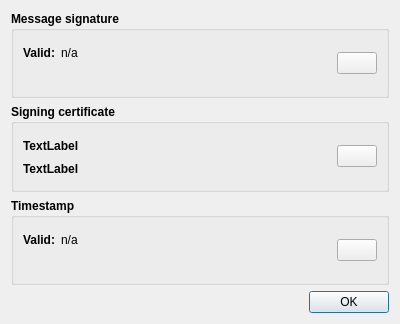
<?xml version="1.0" encoding="UTF-8"?>
<ui version="4.0">
 <class>SignatureDetail</class>
 <widget class="QDialog" name="SignatureDetail">
  <property name="geometry">
   <rect>
    <x>0</x>
    <y>0</y>
    <width>400</width>
    <height>324</height>
   </rect>
  </property>
  <property name="windowTitle">
   <string>Signature detail for current message</string>
  </property>
  <layout class="QVBoxLayout" name="verticalLayout_2">
   <item>
    <widget class="QGroupBox" name="messageSingature">
     <property name="font">
      <font>
       <weight>75</weight>
       <bold>true</bold>
      </font>
     </property>
     <property name="title">
      <string>Message signature</string>
     </property>
     <layout class="QVBoxLayout" name="verticalLayout_7">
      <item>
       <layout class="QHBoxLayout" name="horizontalLayout_2">
        <item>
         <layout class="QVBoxLayout" name="verticalLayout">
          <item>
           <layout class="QHBoxLayout" name="horizontalLayout">
            <item>
             <widget class="QLabel" name="mSignatureLabel">
              <property name="text">
               <string>Valid:</string>
              </property>
             </widget>
            </item>
            <item>
             <widget class="QLabel" name="mSignatureStatus">
              <property name="font">
               <font>
                <weight>50</weight>
                <bold>false</bold>
               </font>
              </property>
              <property name="text">
               <string>n/a</string>
              </property>
             </widget>
            </item>
            <item>
             <spacer name="mHorizontalSpacer">
              <property name="orientation">
               <enum>Qt::Horizontal</enum>
              </property>
              <property name="sizeHint" stdset="0">
               <size>
                <width>40</width>
                <height>20</height>
               </size>
              </property>
             </spacer>
            </item>
           </layout>
          </item>
          <item>
           <widget class="QLabel" name="mSignatureDetail">
            <property name="text">
             <string/>
            </property>
           </widget>
          </item>
         </layout>
        </item>
        <item>
         <widget class="QPushButton" name="mSignatureImage">
          <property name="enabled">
           <bool>true</bool>
          </property>
          <property name="text">
           <string/>
          </property>
          <property name="icon">
           <iconset resource="../../../res/resources.qrc">
            <normaloff>:/icons/3party/warning_16.png</normaloff>:/icons/3party/warning_16.png</iconset>
          </property>
         </widget>
        </item>
       </layout>
      </item>
     </layout>
    </widget>
   </item>
   <item>
    <widget class="QGroupBox" name="signingCertificate">
     <property name="font">
      <font>
       <weight>75</weight>
       <bold>true</bold>
      </font>
     </property>
     <property name="title">
      <string>Signing certificate</string>
     </property>
     <layout class="QVBoxLayout" name="verticalLayout_6">
      <item>
       <layout class="QHBoxLayout" name="horizontalLayout_5">
        <item>
         <layout class="QVBoxLayout" name="verticalLayout_5">
          <item>
           <layout class="QHBoxLayout" name="horizontalLayout_4">
            <item>
             <widget class="QLabel" name="cLabel">
              <property name="text">
               <string>TextLabel</string>
              </property>
             </widget>
            </item>
            <item>
             <spacer name="cHorizontalSpacer">
              <property name="orientation">
               <enum>Qt::Horizontal</enum>
              </property>
              <property name="sizeHint" stdset="0">
               <size>
                <width>40</width>
                <height>20</height>
               </size>
              </property>
             </spacer>
            </item>
           </layout>
          </item>
          <item>
           <widget class="QLabel" name="cDetail">
            <property name="text">
             <string>TextLabel</string>
            </property>
           </widget>
          </item>
         </layout>
        </item>
        <item>
         <widget class="QPushButton" name="cImage">
          <property name="text">
           <string/>
          </property>
          <property name="icon">
           <iconset resource="../../../res/resources.qrc">
            <normaloff>:/icons/3party/warning_16.png</normaloff>:/icons/3party/warning_16.png</iconset>
          </property>
         </widget>
        </item>
       </layout>
      </item>
     </layout>
    </widget>
   </item>
   <item>
    <widget class="QGroupBox" name="timeStamp">
     <property name="font">
      <font>
       <weight>75</weight>
       <bold>true</bold>
      </font>
     </property>
     <property name="title">
      <string>Timestamp</string>
     </property>
     <layout class="QVBoxLayout" name="verticalLayout_4">
      <item>
       <layout class="QHBoxLayout" name="horizontalLayout_6">
        <item>
         <layout class="QVBoxLayout" name="verticalLayout_3">
          <item>
           <layout class="QHBoxLayout" name="horizontalLayout_3">
            <item>
             <widget class="QLabel" name="tLabel">
              <property name="text">
               <string>Valid:</string>
              </property>
             </widget>
            </item>
            <item>
             <widget class="QLabel" name="tStatus">
              <property name="font">
               <font>
                <weight>50</weight>
                <bold>false</bold>
               </font>
              </property>
              <property name="text">
               <string>n/a</string>
              </property>
             </widget>
            </item>
            <item>
             <spacer name="tHorizontalSpacer">
              <property name="orientation">
               <enum>Qt::Horizontal</enum>
              </property>
              <property name="sizeHint" stdset="0">
               <size>
                <width>40</width>
                <height>20</height>
               </size>
              </property>
             </spacer>
            </item>
           </layout>
          </item>
          <item>
           <widget class="QLabel" name="tDetail">
            <property name="font">
             <font>
              <weight>50</weight>
              <bold>false</bold>
             </font>
            </property>
            <property name="text">
             <string/>
            </property>
           </widget>
          </item>
         </layout>
        </item>
        <item>
         <widget class="QPushButton" name="tImage">
          <property name="text">
           <string/>
          </property>
          <property name="icon">
           <iconset resource="../../../res/resources.qrc">
            <normaloff>:/icons/3party/warning_16.png</normaloff>:/icons/3party/warning_16.png</iconset>
          </property>
         </widget>
        </item>
       </layout>
      </item>
     </layout>
    </widget>
   </item>
   <item>
    <widget class="QDialogButtonBox" name="buttonBox">
     <property name="orientation">
      <enum>Qt::Horizontal</enum>
     </property>
     <property name="standardButtons">
      <set>QDialogButtonBox::Ok</set>
     </property>
    </widget>
   </item>
  </layout>
 </widget>
 <resources>
  <include location="../../../res/resources.qrc"/>
 </resources>
 <connections>
  <connection>
   <sender>buttonBox</sender>
   <signal>accepted()</signal>
   <receiver>SignatureDetail</receiver>
   <slot>accept()</slot>
   <hints>
    <hint type="sourcelabel">
     <x>248</x>
     <y>254</y>
    </hint>
    <hint type="destinationlabel">
     <x>157</x>
     <y>274</y>
    </hint>
   </hints>
  </connection>
  <connection>
   <sender>buttonBox</sender>
   <signal>rejected()</signal>
   <receiver>SignatureDetail</receiver>
   <slot>reject()</slot>
   <hints>
    <hint type="sourcelabel">
     <x>316</x>
     <y>260</y>
    </hint>
    <hint type="destinationlabel">
     <x>286</x>
     <y>274</y>
    </hint>
   </hints>
  </connection>
 </connections>
</ui>
